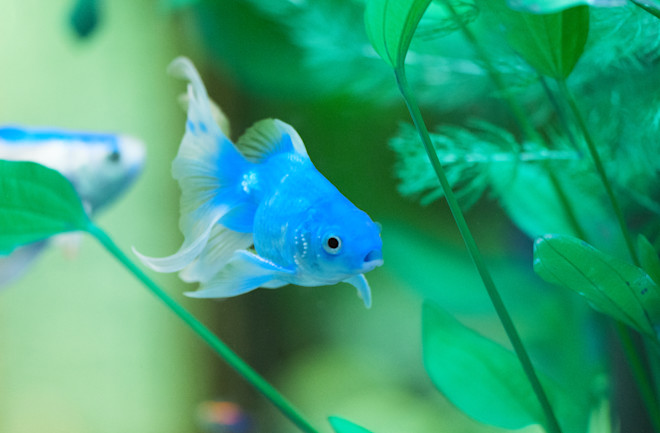
#> input picture BaiTest_so1_101/Pic/Pic_original/Test_06.jpg, 660 x 433 px
$ jupyter execute 101_2321050024_NguyenVanChung_BaiTest_So1.ipynb
#> lines starting #> are read from the running program, lines starting #| are printed output that depends on the picture
*thông tin sinh viên*
1. Mã sinh viên: 2321050024
2. Họ và tên: Nguyễn Văn Chung
3. Ngày sinh: 14/06/2005
4. Lớp: DCCTCT68B
5. Nhóm: 101


Yêu	cầu	1:	Đọc	và	hiển	thị	ảnh	đã	chọn	ở	chế	độ	ảnh	màu	RGB,	cho	biết	độ	phân
giải	của	ảnh	(h	x	w)	và	số	pixel	điểm	ảnh.

[cell 1]
# khai báo thư viện
import numpy as np
import matplotlib.pyplot as plt
import cv2

[cell 2]
#đọc ảnh
anh=cv2.imread('Pic/Pic_original/Test_06.jpg',cv2.IMREAD_COLOR_RGB)
#> anh is the input picture: shape (433, 660, 3); mean B, G, R 121.6, 161.8, 57

#hiển thị ảnh
plt.imshow(anh)
plt.show()

[cell 3]
#lấy kích thước ảnh
h=anh.shape[0]
#> h = 433
w=anh.shape[1]
#> w = 660

print("độ phân giải của ảnh: ",h,"x",w)
#| độ phân giải của ảnh:  433 x 660
print("số pixel điểm ảnh là: ",h*w)
#| số pixel điểm ảnh là:  285780

Yêu	cầu	2:	Chuyển	đổi	ảnh	sang	hệ	màu	HLS,	LUV.	Hiển	thị	và	lưu	ảnh	HLS,	LUV
vào	thư	mục	Pic/Saves,	tên	file	MaSV_HSL.jpg	,	MaSV_LUV.jpg

[cell 4]
#đổi sang hệ màu HLS
anh_HLS=cv2.cvtColor(anh,cv2.COLOR_RGB2HLS)
#> anh_HLS: shape (433, 660, 3); mean of channels 0, 1, 2 45.5, 111.6, 176
# hiển thị ảnh
plt.imshow(anh_HLS)
plt.show()

#lưu ảnh
cv2.imwrite("Pic/Saves/2321050024_HLS.jpg",anh_HLS)
#> Out = True

[cell 5]
#đổi sang hệ màu LUV
anh_LUV=cv2.cvtColor(anh,cv2.COLOR_RGB2LUV)
#> anh_LUV: shape (433, 660, 3); mean of channels 0, 1, 2 157.5, 83.8, 186.9
# hiển thị ảnh
plt.imshow(anh_LUV)
plt.show()

#lưu ảnh
cv2.imwrite("Pic/Saves/2321050024_LUV.jpg",anh_LUV)
#> Out = True

Yêu	cầu	3:	Thực	hiện	thay	đổi	kích	thước	của	ảnh	gốc	theo	tham	số	tỷ	lệ	%	nhập
vào	từ	bàn	phím.	Nếu	số	nhập	vào	<	100	(thu	nhỏ)	sử	dụng	thuật	toán
cv2.INTER_NEAREST,	ngược	lại	nếu	số	nhập	vào	>=100	(phóng	to)	sử	dụng
thuật	toán	cv2.INTER_LINEAR.	Hiển	thị	kết	quả	như	hình	minh	họa	dưới	đây	và
lưu	ảnh	đã	thay	đổi	vào	thư	mục	Pic/Saves/	trong	đó	MaSV_Scale_In.jpg	nếu
ảnh	thu	nhỏ,	MSV_Scale_Out.jpg	nếu	phóng	to

[cell 6]
tile= float(input("nhập vào tỉ lệ % muốn thay đổi"))
#> the answer given: 3
#tính kích thước ảnh
h_new=int(h*tile/100)
#> h_new = 12
w_new=int(w*tile/100)
#> w_new = 19
if(tile<100):

    anh_resize=cv2.resize(anh,(w_new,h_new),cv2.INTER_NEAREST)
    #hiển thị
    plt.subplot(1,2,1)
    plt.imshow(anh)
    plt.title("ảnh gốc")

    plt.subplot(1,2,2)
    plt.imshow(anh_resize)
    plt.title("ảnh sau resize")

    plt.show()
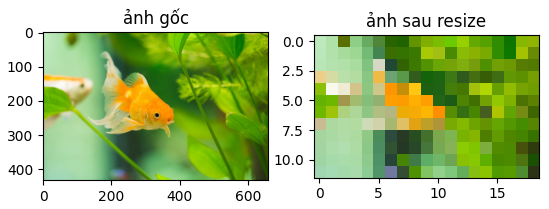
#> figure drawn by matplotlib, 2 panels; B, G, R data is drawn as R, G, B

    #lưu ảnh
    cv2.imwrite('Pic/Saves/2321050024_Scale_In.jpg',cv2.cvtColor(anh_resize,cv2.COLOR_RGB2BGR))
else:


    anh_resize=cv2.resize(anh,(w_new,h_new),cv2.INTER_LINEAR)
    #hiển thị
    plt.subplot(1,2,1)
    plt.imshow(anh)
    plt.title("ảnh gốc")

    plt.subplot(1,2,2)
    plt.imshow(anh_resize)
    plt.title("ảnh sau resize")

    plt.show()

    #lưu ảnh
    cv2.imwrite('Pic/Saves/2321050024_Scale_Out.jpg',cv2.cvtColor(anh_resize,cv2.COLOR_RGB2BGR))

Yêu	cầu	4:	Đọc	lại	ảnh	đó	ở	chế	độ	ảnh	xám,	chuyển	toàn	các	pixel	điểm	ảnh	ở
góc	phần	tư	trên	bên	trái	sang	màu	đen	và	góc	phần	tư	dưới	bên	phải	sang	màu
trắng	(như	hình	minh	họa);	Hiển	thị	kết	quả	và	lưu	lại	ảnh	vào	thư	mục
Pic/Saves/MaSV_Gray.jpg.

[cell 7]
#đọc ảnh
anh=cv2.imread('Pic/Pic_original/Test_06.jpg',0)
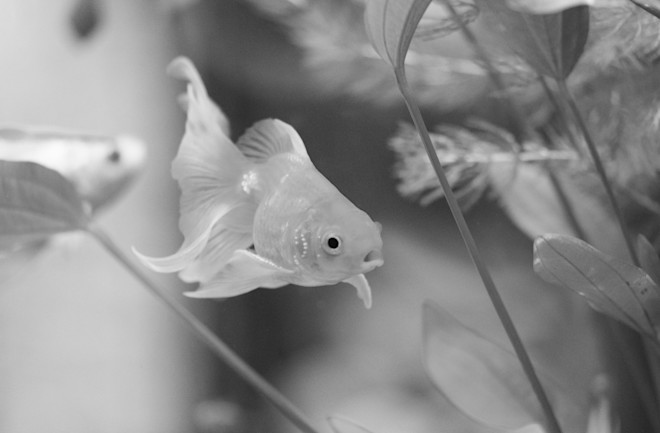
#> anh: shape (433, 660); min 0, max 252, mean 137.8

anh_chinh_sua=anh.copy()
anh_chinh_sua[:int(h/2),:int(w/2)]=0
anh_chinh_sua[int(h/8):int(h*3/8),int(w/8):int(w*3/8)]=255
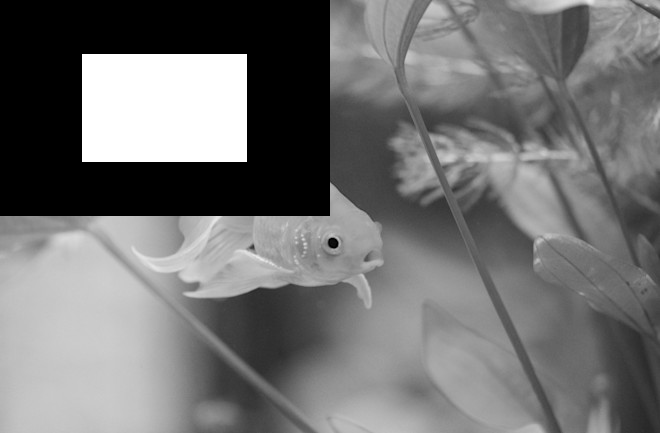
#> anh_chinh_sua: shape (433, 660); min 0, max 255, mean 114.5

anh_chinh_sua[int(h/2):,int(w/2):]=255
anh_chinh_sua[int(h*5/8):int(h*7/8),int(w*5/8):int(w*7/8)]=0
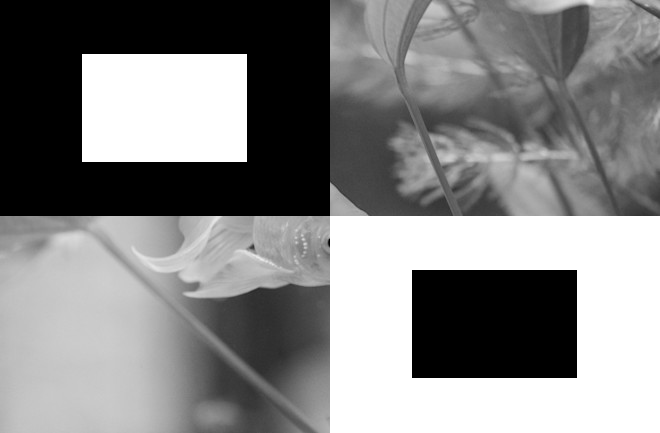
#> anh_chinh_sua: shape (433, 660); min 0, max 255, mean 132.1

#hiển thị ảnh
plt.subplot(1,2,1)
plt.imshow(anh,cmap="gray")
plt.title("ảnh gray")

plt.subplot(1,2,2)
plt.imshow(anh_chinh_sua,cmap="gray")
plt.title("ảnh đã xử lý")

plt.show()

#lưu ảnh
cv2.imwrite('Pic/Saves/2321050024_Gray.jpg',anh_chinh_sua)
#> Out = True

Yêu	cầu	5:	Thực	hiện	xoay	ảnh	gray	đã	xử	lý	ở	câu	trên	180	độ;	Kết	quả	hiển	thị
như	hình	minh	họa	bên	dưới	và	lưu	lại	ảnh	vào	thư	mục
Pic/Saves/MaSV_Rotate.jpg.

[cell 8]
anh_chinh_sua_180=cv2.rotate(anh_chinh_sua,cv2.ROTATE_180)
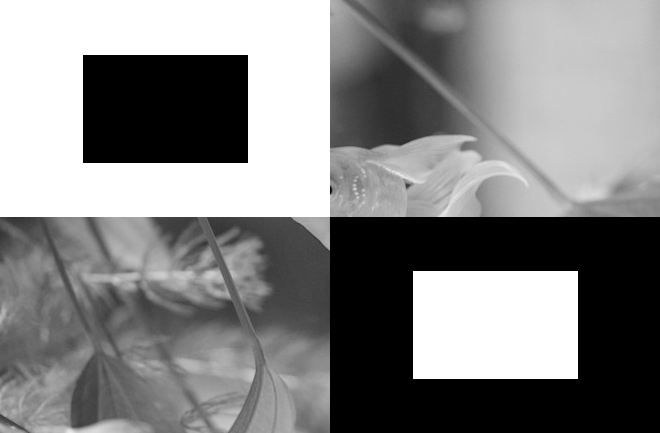
#> anh_chinh_sua_180: shape (433, 660); min 0, max 255, mean 132.1

#hiển thị ảnh
plt.subplot(1,2,1)
plt.imshow(anh_chinh_sua,cmap="gray")
plt.title("ảnh đã xử lý")

plt.subplot(1,2,2)
plt.imshow(anh_chinh_sua_180,cmap="gray")
plt.title("ảnh đã xoay 180")

plt.show()

#lưu ảnh
cv2.imwrite('Pic/Saves/2321050024_Rotate.jpg',anh_chinh_sua_180)
#> Out = True

Yêu	cầu	6:	Sinh	viên	chọn	một	ảnh	Group	bất	kỳ	(Group_Test_00.jpg	à
Group_Test_03.jpg)	trong	thư	mục	Pic_original,	Đọc	ảnh	và	lựa	chọn	con	vật	mà
bạn	thích;	cắt	ảnh	con	vật	đó,	Hiển	thị	kết	quả	và	lưu	ảnh	vào	thư	mục
Pic/Saves/MaSV_Fish_Like.png

[cell 9]
anh_dan_ca=cv2.imread('Pic/Pic_original/Group_Test_00.jpg',cv2.IMREAD_COLOR_RGB)
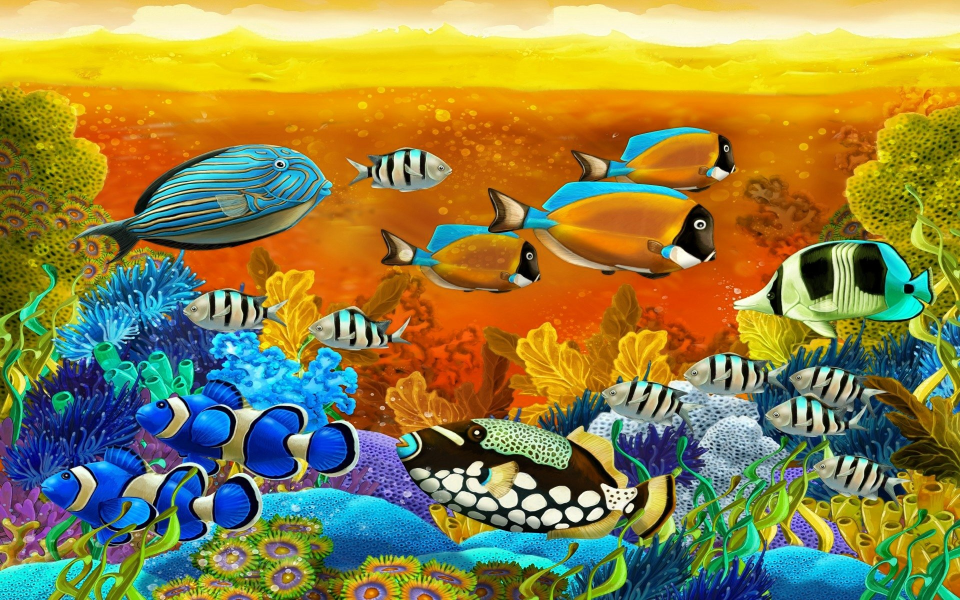
#> input picture BaiTest_so1_101/Pic/Pic_original/Group_Test_00.jpg, 1920 x 1200 px (shown at 1/2 size)
#> anh_dan_ca is the input picture: shape (1200, 1920, 3); mean B, G, R 71.3, 133, 144.2

#hiển thị ảnh
plt.imshow(anh_dan_ca)
plt.xticks(range(0,anh_dan_ca.shape[1],100),rotation=90)
plt.yticks(range(0,anh_dan_ca.shape[0],100) )
plt.grid(ls="--")
plt.show()

[cell 10]
#cắt ảnh
anh_cat=anh_dan_ca[250:550,120:680]
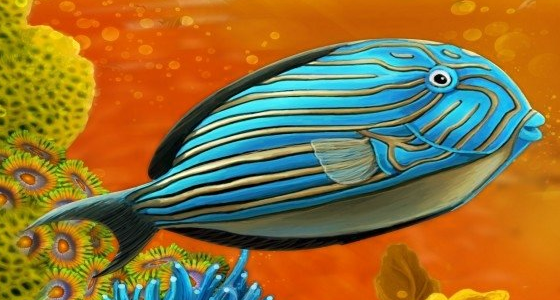
#> anh_cat: shape (300, 560, 3); mean B, G, R 56, 113.4, 143
#hiển thị
plt.subplot(1,2,1)
plt.imshow(anh_dan_ca)
plt.title("Ảnh Group")
plt.grid(ls="--")

plt.subplot(1,2,2)
plt.imshow(anh_cat)
plt.title("Con Vật Được Chọn")
plt.grid(ls="--")

plt.show()
#> figure, not shown here; B, G, R data is drawn as R, G, B

#lưu ảnh
cv2.imwrite('Pic/Saves/2321050024_Fish_Like.png',anh_cat)
#> Out = True

Yêu	cầu	7:	Thực	hiện	trên	nhiều	ảnh
1. Sinh	viên	thực	hiện	thay	đổi	toàn	bộ	ảnh	trong	thư	mục	Pic_original	về
ảnh	có	kích	thước	(width	=	196	pixel,	height	=	128	pixel).	Sau	khi	thay	đổi
kích	thước	nếu	ngày	sinh	<=15	lật	ảnh	theo	trục	X,	ngược	lại	lật	ảnh	theo
trục	Y.
2. Lưu	ảnh	vào	thưc	mục	Pic_New	đặt	tên	ảnh	theo	quy	tắc	MSV_i.png	với	i
là	số	thứ	tự	tăng	dần.
3. Đọc	ảnh	màu	với	hệ	màu	RGB	và	Hiển	thị	toàn	bộ	ảnh	đã	xử	lý	trong	thư
mục	Pic_New	ra	màn	hình.

[cell 11]
#khai báo thư viện
import os
import shutil
import pathlib
import matplotlib.pyplot as plt

#đường dẫn
path_original = 'Pic/Pic_original/'

#lấy danh sách tên file có trong thư mục
pic_fish = list(pathlib.Path(path_original).glob('*'))

path_new = 'Pic/Pic_new/'
for i, filename in enumerate(pic_fish):
    # Đọc ảnh
    img = cv2.imread(str(filename))
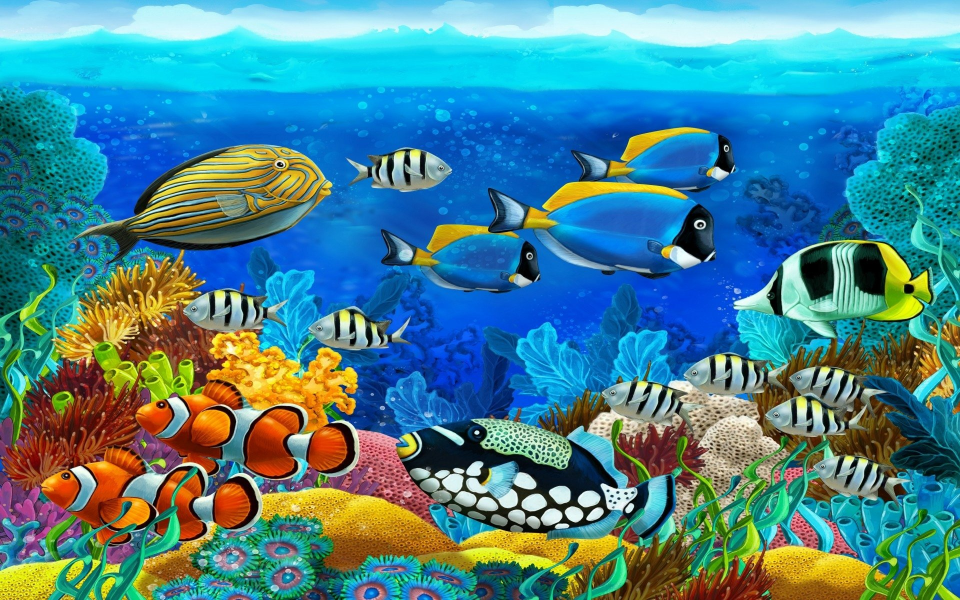
#> img: shape (1200, 1920, 3) (shown at 1/2 size); mean B, G, R 144.2, 133, 71.3

    # Resize ảnh về 196x128
    img_resized = cv2.resize(img, (196, 128))
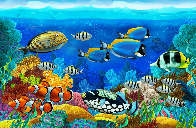
#> img_resized: shape (128, 196, 3); mean B, G, R 144.2, 132.9, 71.3

    #lật ảnh
    img_flip =cv2.flip(img_resized,0)
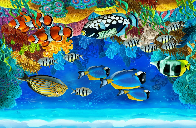
#> img_flip: shape (128, 196, 3); mean B, G, R 144.2, 132.9, 71.3

    #tạo tên
    new_filename = f'2321050024_{i+1}.png'

    #lưu ảnh
    # Lưu ảnh vào thư mục mới
    cv2.imwrite(os.path.join(path_new, new_filename), img_flip)
    print(f"Đã xử lý và lưu: {new_filename}")
#> pass 2 of the loop `for i, filename in enumerate(pic_fish):`:
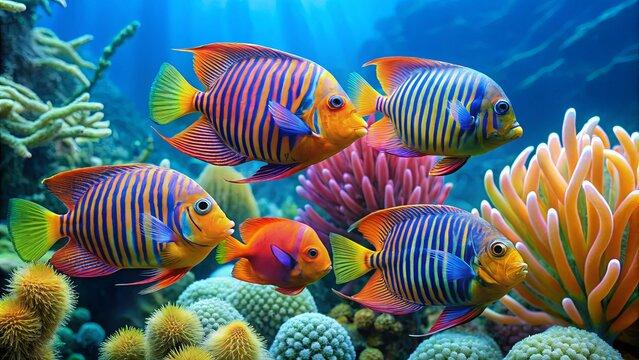
#> input picture BaiTest_so1_101/Pic/Pic_original/Group_Test_01.jpg, 639 x 360 px
#> img is the input picture: shape (360, 639, 3); mean B, G, R 117.6, 108.7, 84.1
#> `img_resized = cv2.resize(img, (196, 128))`:
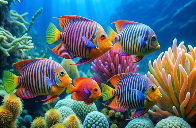
#> img_resized: shape (128, 196, 3); mean B, G, R 117.4, 108.6, 83.9
#> `img_flip =cv2.flip(img_resized,0)`:
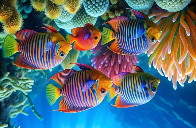
#> img_flip: shape (128, 196, 3); mean B, G, R 117.4, 108.6, 83.9
#> pass 3 of the loop `for i, filename in enumerate(pic_fish):`:
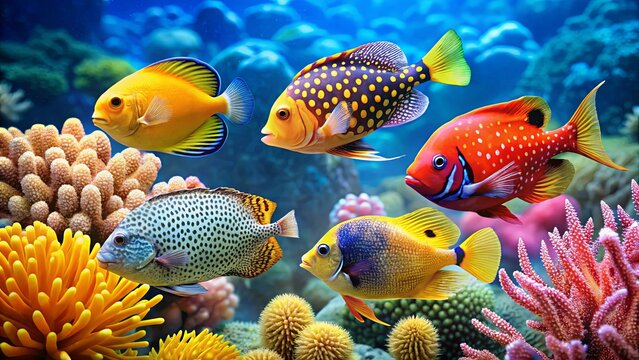
#> input picture BaiTest_so1_101/Pic/Pic_original/Group_Test_02.jpg, 639 x 360 px
#> img is the input picture: shape (360, 639, 3); mean B, G, R 107.7, 110.5, 107.3
#> `img_flip =cv2.flip(img_resized,0)`:
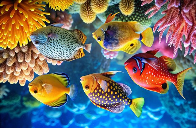
#> img_flip: shape (128, 196, 3); mean B, G, R 107.5, 110.3, 107.1
#> the loop made 4 passes; the first 3 are shown
